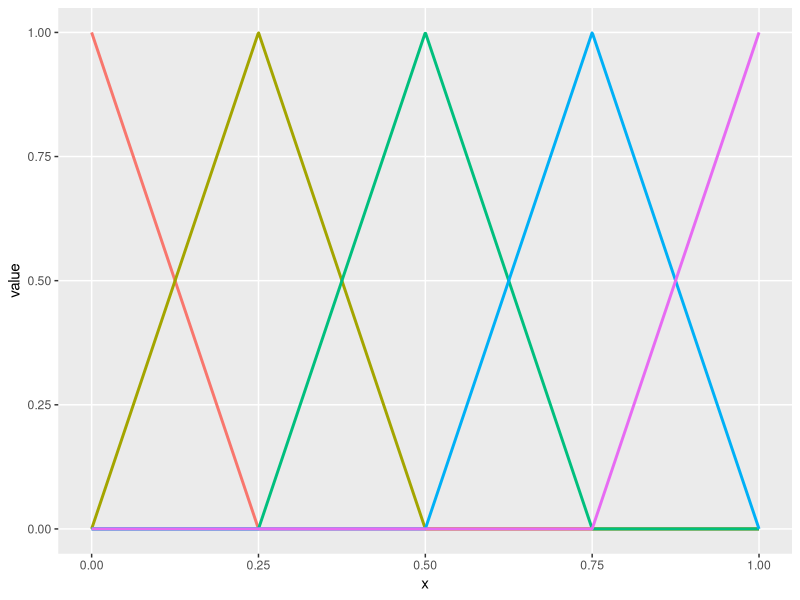
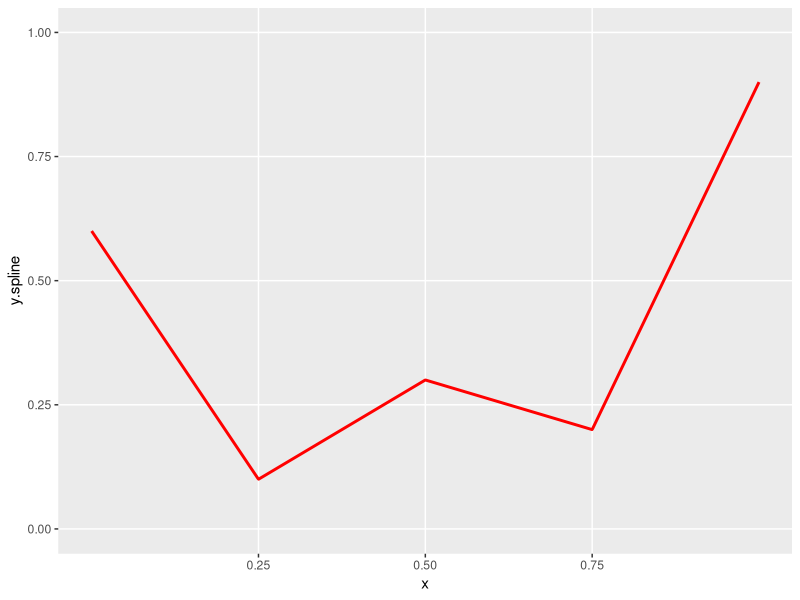
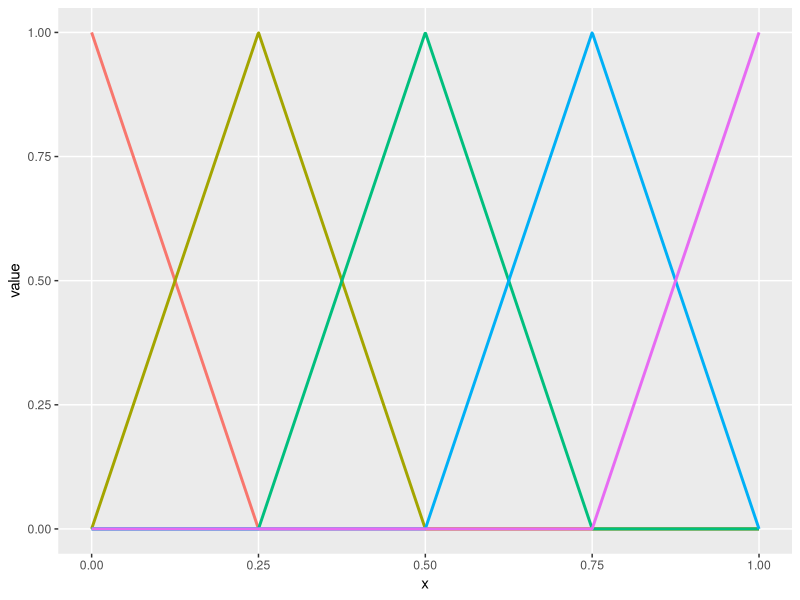
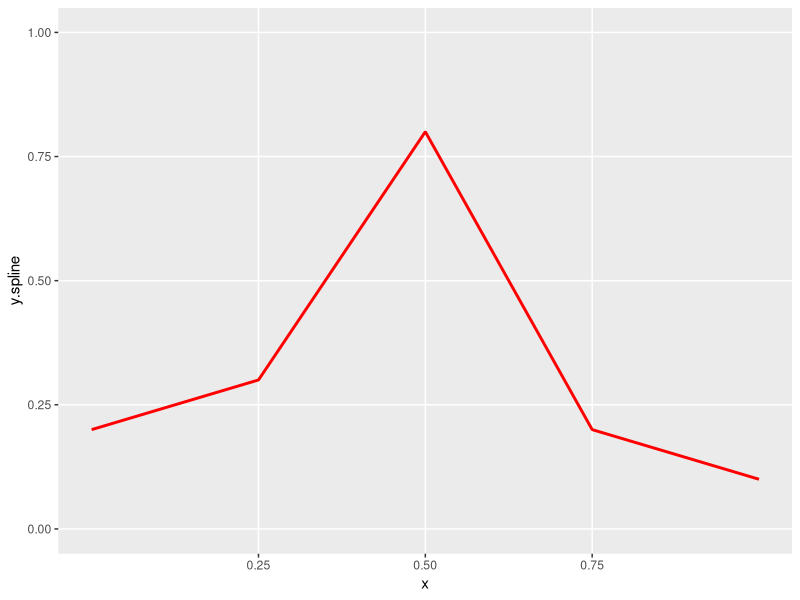
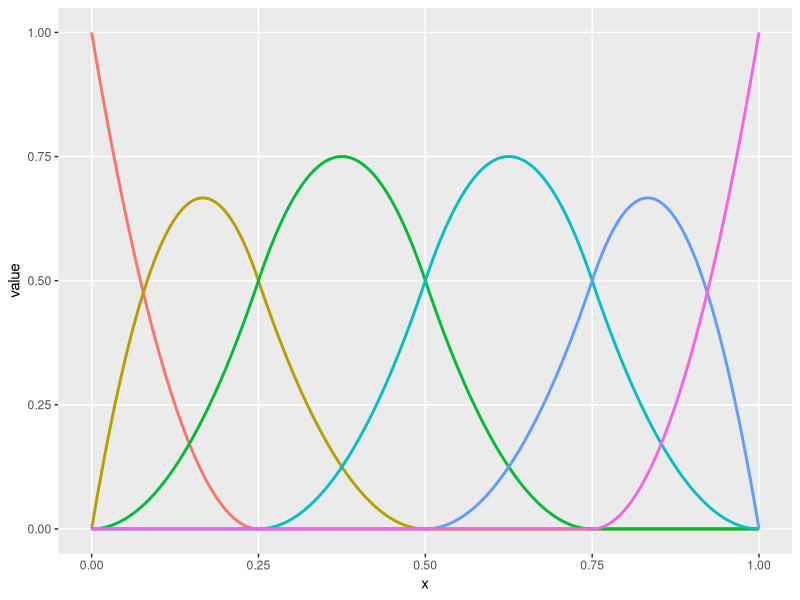
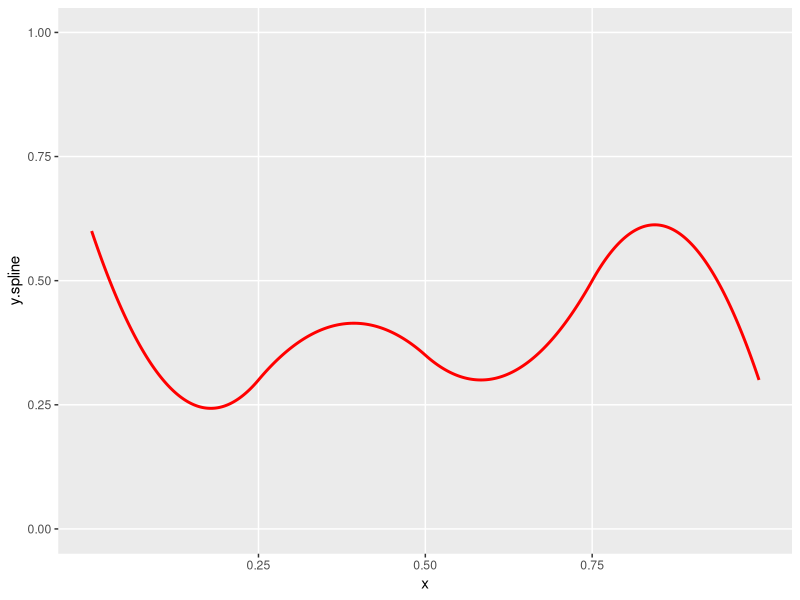
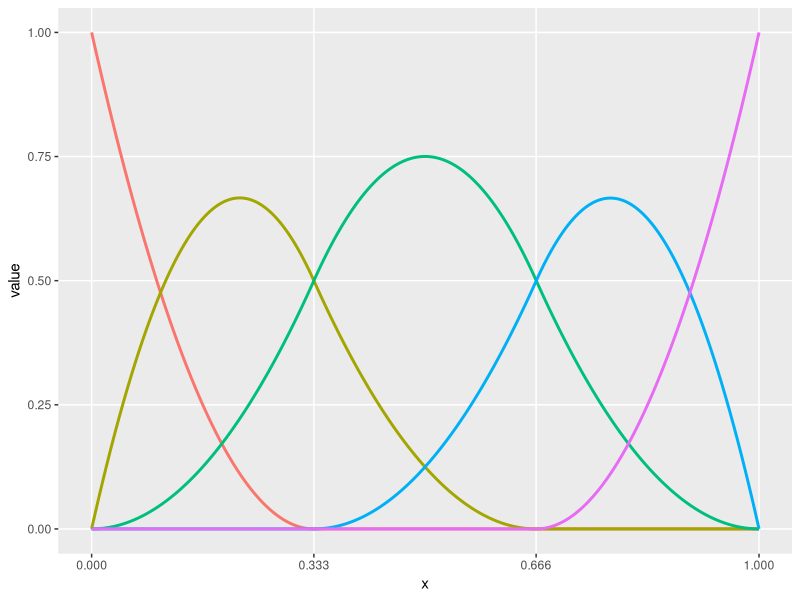
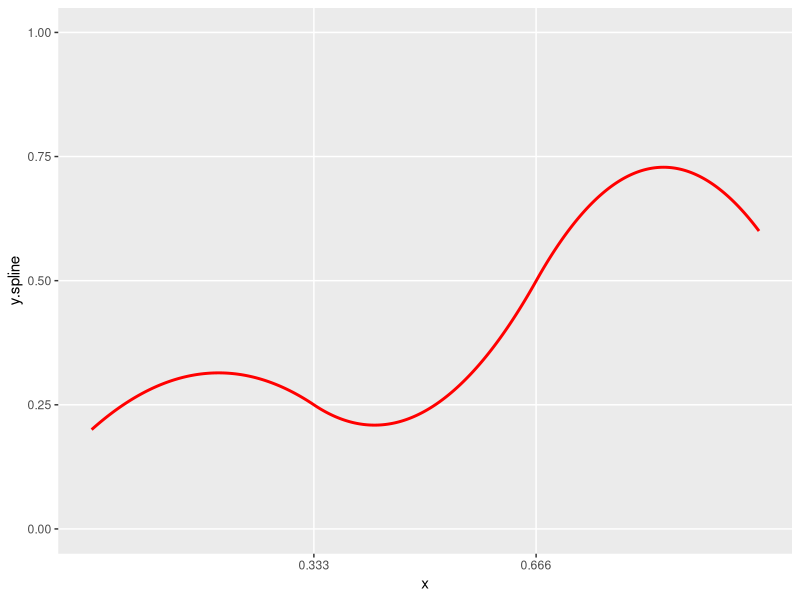

Generate these figures, in order, with R:
## ---- chunk 1
library(splines)
library(data.table)
library(ggplot2)
library(broom)

genSpline <- function(x, knots, degree, theta) {

  basis <- bs(x = x, knots = knots, degree = degree,
              Boundary.knots = c(0,1), intercept = TRUE)

  y.spline <- basis %*% theta

  dt <- data.table(x, y.spline = as.vector(y.spline))

  return(list(dt = dt, basis = basis, knots = knots))

}
## ---- chunk 2
plot.basis <- function(basisdata) {
  
  dtbasis <- as.data.table(basisdata$basis)
  dtbasis[, x := seq(0, 1, length.out = .N)]
  dtmelt <- melt(data = dtbasis, id = "x", 
                 variable.name = "basis", variable.factor = TRUE)

  ggplot(data=dtmelt, aes(x=x, y=value, group = basis)) +
      geom_line(aes(color=basis), size = 1) +
      theme(legend.position = "none") +
      scale_x_continuous(limits = c(0, 1), 
                         breaks = c(0, basisdata$knots, 1)) +
      theme(panel.grid.minor = element_blank())
}
## ---- chunk 3
plot.spline <- function(basisdata, points = FALSE) {

    p <- ggplot(data = basisdata$dt)
    
    if (points) p <- p + geom_point(aes(x=x, y = y), color = "grey75")  
      
    p <- p + 
      geom_line(aes(x = x, y = y.spline), color = "red", size = 1) +
      scale_y_continuous(limits = c(0, 1)) +
      scale_x_continuous(limits = c(0, 1), breaks = knots) +
      theme(panel.grid.minor = element_blank())
       
   return(p)
  
}
## ---- chunk 4
x <- seq(0, 1, length.out = 1000)

knots <- c(0.25, 0.5, 0.75)
theta = c(0.6, 0.1, 0.3, 0.2, 0.9)

sdata <- genSpline(x, knots, 1, theta)
## ---- chunk 5
round( head(cbind(x = sdata$dt$x, sdata$basis)), 4 )

plot.basis(sdata)
plot.spline(sdata)

## ---- chunk 6
theta = c(0.2, 0.3, 0.8, 0.2, 0.1)
sdata <- genSpline(x, knots, 1, theta)

plot.basis(sdata)
plot.spline(sdata)

## ---- chunk 7
knots <- c(0.25, 0.5, 0.75)
theta = c(0.6, 0.1, 0.5, 0.2, 0.8, 0.3)

sdata <- genSpline(x, knots, 2, theta)

plot.basis(sdata)
plot.spline(sdata)

## ---- chunk 8
knots <- c(0.333, 0.666)
theta = c(0.2, 0.4, 0.1, 0.9, 0.6)

sdata <- genSpline(x, knots, 2, theta)
plot.basis(sdata)
plot.spline(sdata)
## ---- chunk 9
knots <- c(0.333, 0.666)
theta = c(0.2, 0.6, 0.1, 0.9, 0.2, 0.8)

sdata <- genSpline(x, knots, 3, theta)
plot.basis(sdata)
plot.spline(sdata)
## ---- chunk 10
set.seed(5)
x <- runif(250)
sdata <- genSpline(x, knots, 3, theta)

sdata$dt[,  y := rnorm(.N, y.spline, 0.1)]

plot.spline(sdata, points = TRUE)
## ---- chunk 11
dxbasis <- as.data.table(sdata$basis)
setnames(dxbasis, paste0("x", names(dxbasis)))

dxbasis[, y := sdata$dt$y]

round(dxbasis, 3)

# fit the model - explicitly exclude intercept since x1 is intercept

lmfit <- lm(y ~ x1 + x2 + x3 + x4 + x5 + x6 - 1, data = dxbasis)
cbind(tidy(lmfit)[,1:3], true = theta)
## ---- chunk 12
# get the predicted values so we can plot

dxbasis[ , y.pred := predict(object = lmfit)]
dxbasis[ , x := x]

# blue line represents predicted values

plot.spline(sdata, points = TRUE) + 
  geom_line(data=dxbasis, aes(x=x, y=y.pred), color = "blue", size = 1 )
## ---- chunk 13
xdata <- genSpline(x, knots, 2, theta = rep(1,5))
dxbasis <- as.data.table(xdata$basis)
setnames(dxbasis, paste0("x", names(dxbasis)))

dxbasis[, y := sdata$dt$y]

lmfit <- lm(y ~ x1 + x2 + x3 + x4 + x5 - 1, data = dxbasis)

dxbasis[ , y.pred := predict(object = lmfit)]
dxbasis[ , x := x]

plot.spline(sdata, points = TRUE) + 
  geom_line(data=dxbasis, aes(x=x, y=y.pred), 
            color = "forestgreen", size = 1 )
